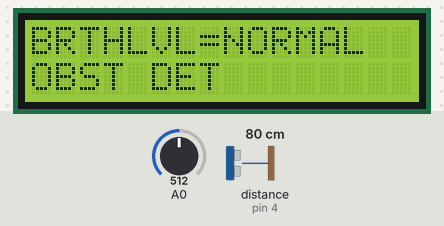
Bench run of a sketch on a simulated Arduino Uno, built with avr-gcc and run on an emulated ATmega328P. Parts: 16×2 character LCD. Wiring (inferred from the names in the program): ultrasonic range finder: trigger pin 6; echo pin 4. The inputs (shaded band) are chosen by the test bench; at power-on: distance to the obstacle (sensor on pin 4) 80 cm, A0 = 512. The echo pulse lasts 58.3 µs per cm; what the sketch prints to the serial monitor is not drawn.

Above: at 4.2 s.
4.3 s: distance to the obstacle (sensor on pin 4) set to 120 cm
At 5.0 s:
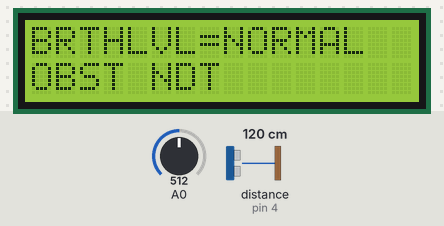
6.1 s: A0 set to 33
7.6 s: A0 set to 28
At 8.8 s:
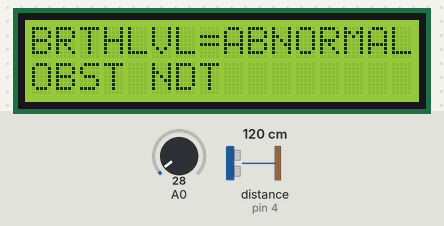
9.1 s: distance to the obstacle (sensor on pin 4) set to 2 cm
At 10.0 s:
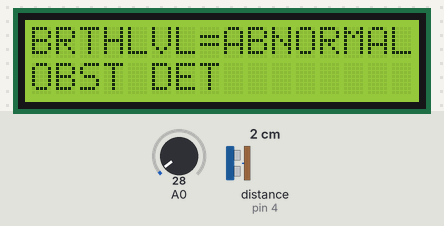
10.7 s: distance to the obstacle (sensor on pin 4) set to 250 cm
At 11.9 s:
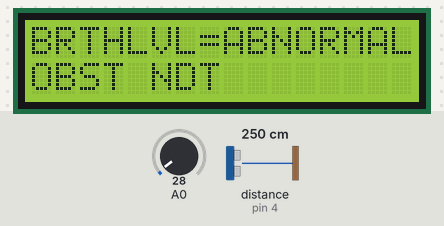
12.2 s: distance to the obstacle (sensor on pin 4) set to 4 cm
At 12.6 s:
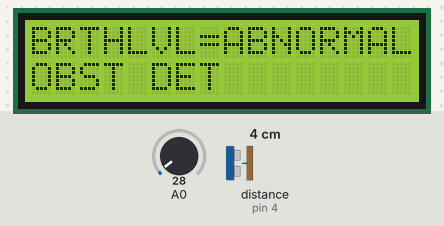
Timing chart, 0 to 14.7 s (numbered marks = the images above; inputs shaded):
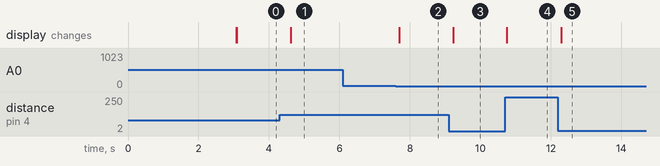

The sketch:

code.ino
```cpp
#include <LiquidCrystal.h>
LiquidCrystal lcd(13,12,11,10,9,8);

int trigPin=6;
int echoPin=4;

long duration;
int distance;

void setup() {

  lcd.begin(16,2);
  Serial.begin(9600);
  pinMode(trigPin, OUTPUT);
 pinMode(echoPin, INPUT);

  lcd.setCursor(0, 0);
  lcd.print(" SMART STRECTURE");
  lcd.setCursor(0, 1);
  lcd.print("     SYSTEM    ");
  delay(3000);
  lcd.clear();
}

void loop() {
  int resp=analogRead(A0);

  Serial.print("RESP=");
  Serial.println(resp);

  digitalWrite(trigPin, LOW);
  delayMicroseconds(2);
  digitalWrite(trigPin, HIGH);
  delayMicroseconds(10);
  digitalWrite(trigPin, LOW);
  duration = pulseIn(echoPin, HIGH);
  distance= duration*0.034/2;
  Serial.print("Distance: ");
  Serial.print(distance);
  Serial.println("cm");

  lcd.setCursor(0,0);
  lcd.print("BRTHLVL=");

  if(resp<=30)
  {
    lcd.setCursor(8,0);
    lcd.print("ABNORMAL");

  }

  if((resp>30)&&(resp<1000))
  {
    lcd.setCursor(8,0);
    lcd.print("NORMAL    ");
    lcd.setCursor(10,1);
    lcd.print("       ");
  }

  if(resp>=1000)
  {
    lcd.setCursor(8,0);
    lcd.print("ABNORMAL");
    lcd.setCursor(10,1);
    lcd.print("                  ");
  }

  if(distance<=100)
  {
   lcd.setCursor(0,1);
    lcd.print("OBST DET   ");
  }

  if(distance>100)
  {
   lcd.setCursor(0,1);
    lcd.print("OBST NDT   ");
  }


delay(500);

}
```

Measured:
- the behaviour switches between 31 and 30 on A0 (found by bisection; images 1 and 2)
- after the input at 4.3 s, the display: changes after 0.32 s (image 1)
- after the input at 6.1 s, every drawn part: stays the same
- after the input at 7.6 s, the display: changes after 0.09 s (image 2)
- after the input at 9.1 s, the display: changes after 0.12 s (image 3)
- after the input at 10.7 s, the display: changes after 0.05 s (image 4)
- after the input at 12.2 s, the display: changes after 0.10 s (image 5)
